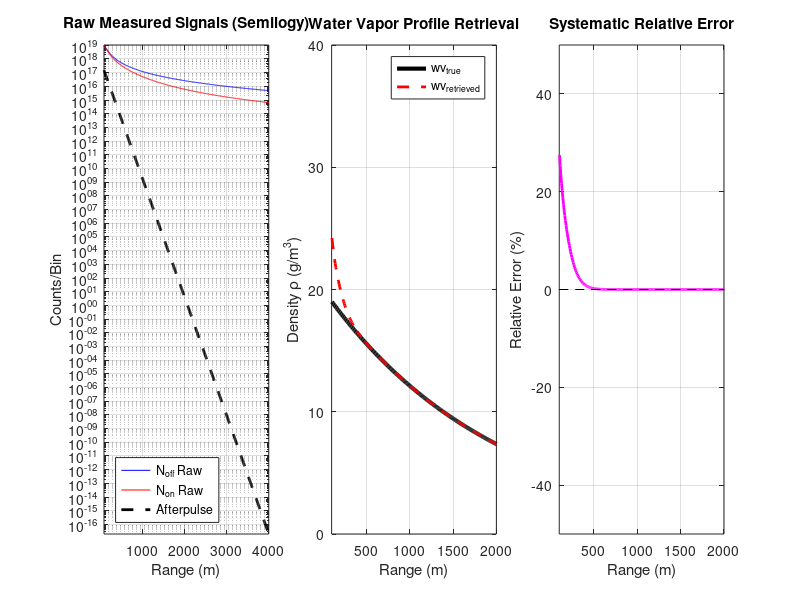

This chart was generated by the following MATLAB code:
%% MicroPulse DIAL Afterpulse Error Simulation 

clear; close all; clc;


%% Initialization and Unit Conversion

% System Parameters
tau_pulse = 200e-9;         % Pulse width (s)
R_start = 100;              % Start range for retrieval (m)
R_end = 4000;               % End range for retrieval (m)
dR = 7.5;                   % Range resolution (m/bin)
P_laser = 50e-3;            % Avg laser power (W) 
sigma_on_cm2 = 0.99e-23;    % Online cross-section (cm^2/molecule): [use for 20 g/m^3 wv surf] 
%sigma_on_cm2 = 2.5e-23;    % Online cross-section (cm^2/molecule): [use for 7.5 g/m^3 wv surf] 
sigma_off_cm2 = 7.0e-25;    % Offline cross-section (cm^2/molecule)

% Detector/Afterpulse Parameters
%N_dark = 0;                  % Constant Dark Count Rate (counts/bin)
lambda_AP = 50;             % Afterpulse decay length (m)
AP_fraction = 1e-13;         % Afterpulse peak as fraction of C_sys

% Geometric Overlap Parameters
R_full_overlap = 1500;       % Range at which O(R) approaches 1 (m)
O_scale = 100;               % Scaling factor for the exponential rise 

% Simple Atmosphere Parameters 
%N_solar = 0;              % Solar background Count Rate (counts/bin)
alpha_non_abs = 1e-8;     % Total aerosol and molecular (non-absorbing) extinction (m^-1)
wv_mass_surf = 20;        % Water Vapor Density Profile
%wv_mass_surf = 7.5;      % Water Vapor Density Profile
wv_mass_true = @(R) wv_mass_surf .* exp(-R/2000); % Mass density profile (g/m^3)
beta_a = 1e-7;            % general backscatter coefficient (m^-1 sr^-1)
beta_R = @(R) beta_a.* exp(-R/8000); % backscatter profile (m^-1 sr^-1)

% Constants and conversions
c = 3e8;                    % Speed of light (m/s)
M_H2O = 18.015;             % Molar mass of water (g/mol)
N_A = 6.022e23;             % Avogadro's number (molecules/mol)
sigma_on = sigma_on_cm2 * 1e-4;    
sigma_off = sigma_off_cm2 * 1e-4;  
%delta_sigma = sigma_on - sigma_off; % Differential Absorption 
GM_to_NUM = N_A / M_H2O;    % (g/m^3) -> (molecules/m^3)
K_on = sigma_on * GM_to_NUM;
K_off = sigma_off * GM_to_NUM;
K_delta = K_on - K_off;      % Differential Absorption Factor

% Range Vector
R = (R_start : dR : R_end)';
N_bins = length(R);


%% Lidar Forward Model 

% System Constant, note 1e30 was empirically selected to get a reasonable number of summed counts per/bin
C_sys = (P_laser * c * tau_pulse / 2) * 1e30; 

% Geometric Overlap Function 
O_R_model = 1 - exp(-(R / O_scale).^2);
O_R_model(R < R_start) = 0; % Ensure 0 until the start of the retrieval
O_R = O_R_model;

% Calculate the Total Extinction Coefficient (alpha) in m^-1
alpha_off = alpha_non_abs + K_off * wv_mass_true(R);
alpha_on = alpha_non_abs + K_on * wv_mass_true(R);

% Calculate Optical Depth (OD) by summing alpha * dR
OD_off = cumsum( alpha_off * dR );
OD_on = cumsum( alpha_on * dR );

% True number online and offline counts
N_on_true = C_sys * (1./R.^2) .* O_R .* beta_R(R) .* exp(-2 * OD_on);
N_off_true = C_sys * (1./R.^2) .* O_R .* beta_R(R) .* exp(-2 * OD_off);


%% Detector Contamination Model

N_AP_peak = C_sys * AP_fraction;
N_AP_decay = N_AP_peak * exp(-(R - R_start) / lambda_AP);
%N_AP_total = N_AP_decay + N_dark;
%N_bg = N_dark + N_solar;  % this is not needed

% Contaminated signal profiles (after background subtraction)
N_off_raw = N_off_true + N_AP_decay;
N_on_raw = N_on_true + N_AP_decay;


%% Contaminated Retrieval using analytical error addition

% calculate rho_retrieved = rho_true + rho_error
wv_retrieved = NaN(N_bins, 1);

Delta_R = dR;

for i = 1 : N_bins - 1
    % Get the true water vapor density
    R_mid = R(i) + Delta_R / 2;
    wv_true_at_mid = wv_mass_true(R_mid); % in g/m^3

    % Use N_off_true at the start of the bin for the error denominator
    N_off_true_at_R = N_off_true(i);

    % Calculate the AP derivative (slope) at R(i)
    R_for_slope = R(i);
    AP_slope = N_AP_peak * (-1/lambda_AP) * exp(-(R_for_slope - R_start) / lambda_AP);

    % Calculate the Error Term
    % rho_error ≈ -1/(2*K_delta) * (d(N_AP)/dR) / N_off_true
    % The negative sign on AP_slope and the external negative sign ensures a positive rho_error.
    wv_error = (-1 / (2 * K_delta)) * (AP_slope / N_off_true_at_R);

    % Final Contaminated Retrieval 
    wv_retrieved(i) = wv_true_at_mid + wv_error;
end


%% Error Calculation and Plotting

% Preparation for Plotting (N-1 length vectors) 
R_plot = R(1:end-1) + dR/2;
rho_true_plot = wv_mass_true(R_plot);
rho_retrieved_plot = wv_retrieved(1:end-1);

% Calculate the Systematic Relative Error 
Relative_Error = 100 * (rho_retrieved_plot - rho_true_plot) ./ rho_true_plot;

% Clamp the error magnitude for clean plotting
max_err = 500;
Relative_Error(Relative_Error > max_err) = max_err;
Relative_Error(Relative_Error < -max_err) = -max_err;

% Calculate Water Vapor Optical Depth at R_end (4 km) ---
R_4km_idx = find(R >= 4000, 1, 'first');
WV_OD_4km = (OD_on(R_4km_idx) - OD_off(R_4km_idx)) % one-way WV OD
disp('should be close to 1 for optimal profile retrievals');
disp('-------------------------------------------------------------------');


%% Plotting Results

figure('Position', [100, 100, 1400, 450]);

% Raw Measured Signals 
subplot(1, 3, 1);
semilogy(R, N_off_raw, 'b-', 'DisplayName', 'N_{off} Raw'); hold on;
semilogy(R, N_on_raw, 'r-', 'DisplayName', 'N_{on} Raw');
semilogy(R, N_AP_decay, 'k--', 'LineWidth', 2, 'DisplayName', 'Afterpulse');
%semilogy(R, N_bg * ones(size(R)), 'g:', 'LineWidth', 1, 'DisplayName', 'Constant BG');
title('Raw Measured Signals (Semilogy)');
xlabel('Range (m)');
ylabel('Counts/Bin');
legend('Location', 'southwest');
xlim([R_start, R_end]);
ylim([0, max(N_off_raw)*1.1]);
grid on;

% True vs. Retrieved Water Vapor Density (check that these are the same)
subplot(1, 3, 2);
plot(R_plot, rho_true_plot, 'k-', 'LineWidth', 3, 'DisplayName', 'wv_{true}'); hold on;
plot(R_plot, rho_retrieved_plot, 'r--', 'LineWidth', 2, 'DisplayName', 'wv_{retrieved}');
title('Water Vapor Profile Retrieval');
xlabel('Range (m)');
ylabel('Density \rho (g/m^3)');
legend('Location', 'northeast');
ylim([0, wv_mass_surf * 2]);
xlim([R_start, R_end/2]);
grid on;

% Systematic Relative Error 
subplot(1, 3, 3);
plot(R_plot, Relative_Error, 'm-', 'LineWidth', 2); hold on;
plot([R_start, R_end], [0, 0], 'k--');
title('Systematic Relative Error');
xlabel('Range (m)');
ylabel('Relative Error (%)');
ylim([-50, 50]);
xlim([R_start, R_end/2]);
grid on;
